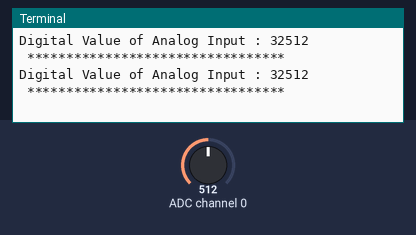
Bench run of a program on a simulated Raspberry Pi (BCM pin numbers). Shown: the last lines printed to the terminal. Inputs (shaded band) come from the test bench; at power-on: ADC channel 0 = 512 (analog values on the 0–1023 scale).

Above: at 1.2 s.
1.3 s: ADC channel 0 set to 716
At 2.6 s:
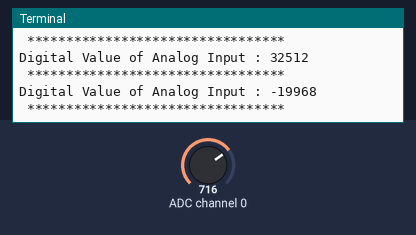
2.8 s: ADC channel 0 set to 900
At 4.2 s:
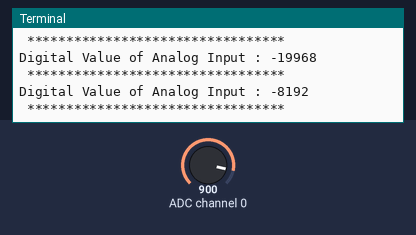
Timing chart, 0 to 5.8 s (numbered marks = the images above; inputs shaded):
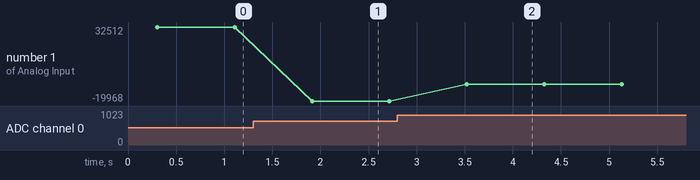

The program:

ADS1100.py
```python
# (licence header left out)
import smbus
import time

# Get I2C bus
bus = smbus.SMBus(1)

# I2C address of the device
ADS1100_DEFAULT_ADDRESS				= 0x48

# ADS1100 Configuration Register
ADS1100_REG_CONFIG_OS_NOEFFECT		= 0x00 # Write: Bit = 0 No effect
ADS1100_REG_CONFIG_OS_SINGLE		= 0x80 # Write: Bit = 1 Begin a conversion (default)
ADS1100_REG_CONFIG_MODE_CONTIN		= 0x00 # Continuous conversion mode (default)
ADS1100_REG_CONFIG_MODE_SINGLE		= 0x10 # Single-conversion mode
ADS1100_REG_CONFIG_DR_128SPS		= 0x00 # 128 samples per second
ADS1100_REG_CONFIG_DR_32SPS			= 0x04 # 32 samples per second
ADS1100_REG_CONFIG_DR_16SPS			= 0x08 # 16 samples per second
ADS1100_REG_CONFIG_DR_8SPS			= 0x0C # 8 samples per second (default)
ADS1100_REG_CONFIG_PGA_1			= 0x00 # Gain 1 (default)
ADS1100_REG_CONFIG_PGA_2			= 0x01 # Gain 2
ADS1100_REG_CONFIG_PGA_4			= 0x02 # Gain 4
ADS1100_REG_CONFIG_PGA_8			= 0x03 # Gain 8

class ADS1100():
	def config_command(self):
		"""Select the Configuration Register data from the given provided values"""
		CONFIG = (ADS1100_REG_CONFIG_OS_SINGLE | ADS1100_REG_CONFIG_MODE_CONTIN | ADS1100_REG_CONFIG_DR_8SPS | ADS1100_REG_CONFIG_PGA_1)
		bus.write_byte(ADS1100_DEFAULT_ADDRESS, CONFIG)

	def read_adc(self):
		"""Read data back from the device address, 2 bytes
		raw_adc MSB, raw_adc LSB"""
		data = bus.read_i2c_block_data(ADS1100_DEFAULT_ADDRESS, 2)

		# Convert the data
		raw_adc = data[0] * 256 + data[1]

		if raw_adc > 32767 :
			raw_adc -= 65536

		return {'r' : raw_adc}

from ADS1100 import ADS1100
ads1100 = ADS1100()

while True :
	ads1100.config_command()
	time.sleep(0.3)
	adc = ads1100.read_adc()
	print "Digital Value of Analog Input : %d "%(adc['r'])
	print " ********************************* "
	time.sleep(0.5)
```

Measured:
- after the input at 1.3 s, the terminal: prints a new line after 0.61 s (image 1)
- after the input at 2.8 s, the terminal: prints a new line after 0.72 s (image 2)
- plotted number 1: 32512 → -19968 after the input at 1.3 s, -19968 → -8192 after the input at 2.8 s
